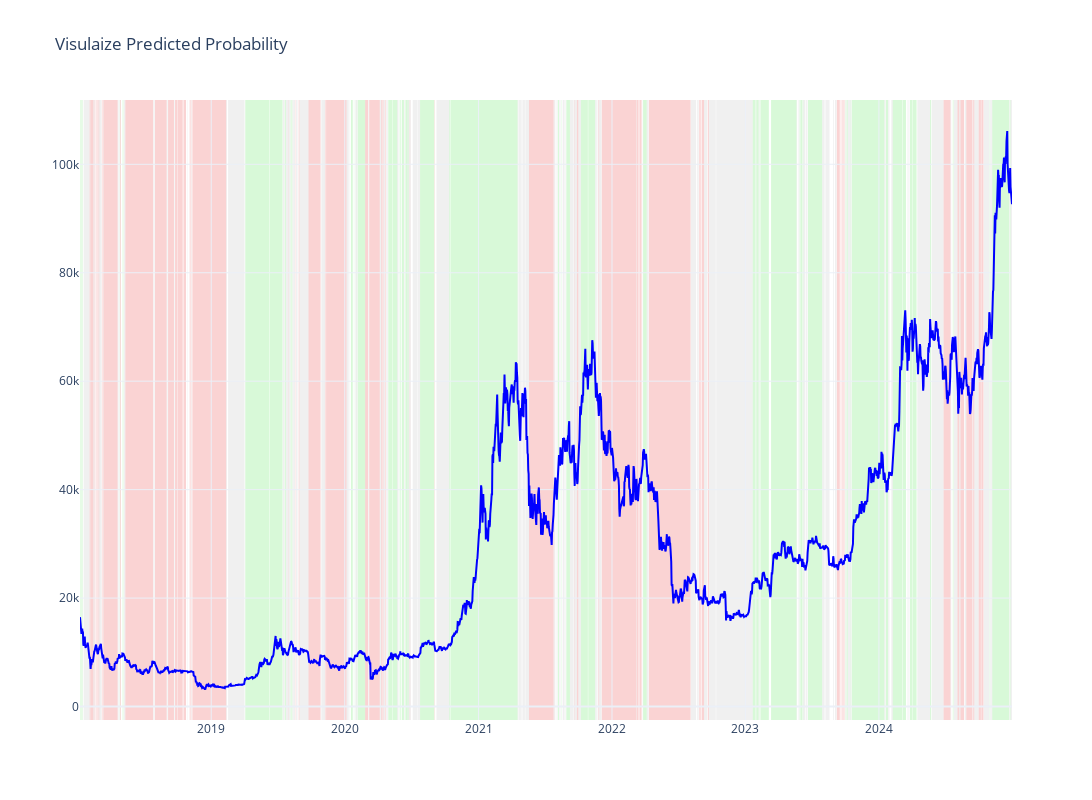

The code cell stored with this chart in its notebook:
### Code cell
# 概率阈值
probability_threshold = 0.7
periods = find_probability_periods(df, probability_threshold)

# 创建图表对象
fig = go.Figure()

# 添加收盘价折线图
fig.add_trace(
    go.Scatter(
        x=df.index,
        y=df["close"],
        line=dict(color="blue"),
    )
)

# 添加颜色带
for start_date, end_date, state in periods:
    color = None
    if state == "up":
        color = "rgba(144, 238, 144, 0.5)"  # 浅绿色
    elif state == "down":
        color = "rgba(240, 128, 128, 0.5)"  # 浅红色
    elif state == "neutral":
        color = "rgba(211, 211, 211, 0.5)"  # 浅灰色

    fig.add_vrect(
        x0=start_date,
        x1=end_date,
        fillcolor=color,
        opacity=0.7,
        layer="below",
        line_width=0,
    )

# 更新布局
fig.update_layout(
    title="Visulaize Predicted Probability",
    width=1200,
    height=800,
    template="plotly_white",
)

fig.show()
